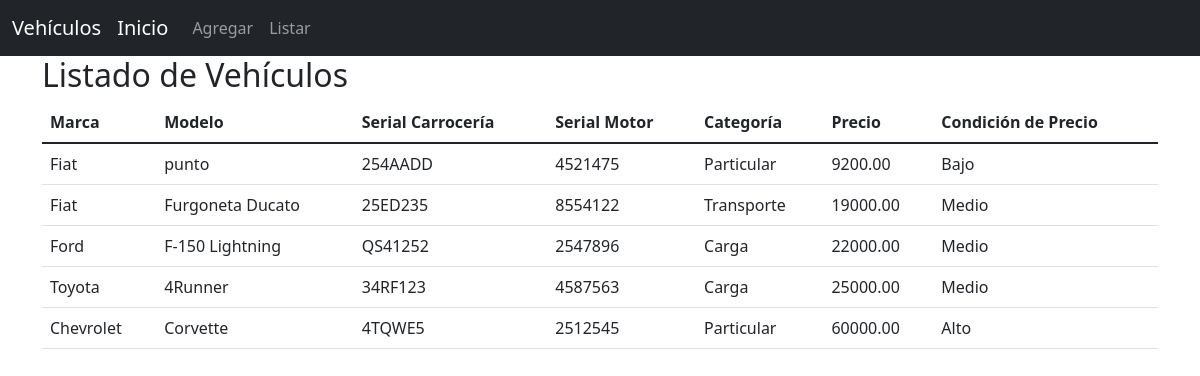
The app's page /vehiculo/vehiculo/listar/ (signed in) with its own data.
### vehiculo/models.py (models this page shows, shortened)
class Vehiculo(models.Model):
    MARCAS = [
        ('Fiat', 'Fiat'),
        ('Chevrolet', 'Chevrolet'),
        ('Ford', 'Ford'),
        ('Toyota', 'Toyota')
    ]
    CATEGORIAS = [
        ('Particular', 'Particular'),
        ('Transporte', 'Transporte'),
        ('Carga', 'Carga'),
    ]
    marca = models.CharField(max_length=20, choices=MARCAS, default='Ford')
    modelo = models.CharField(max_length=100)
    serial_carroceria = models.CharField(max_length=50)
    serial_motor = models.CharField(max_length=50)
    categoria = models.CharField(max_length=20, choices=CATEGORIAS, default='Particular')
    precio = models.DecimalField(max_digits=10, decimal_places=2)
    fecha_creacion = models.DateTimeField(auto_now_add=True)
    fecha_modificacion = models.DateTimeField(auto_now=True)
    class Meta:
        permissions = [
            ('visualizar_catalogo', 'Puede visualizar Catálogo de Vehículos'),
            ('agregar_vehiculo', 'Puede agregar Vehículos'),
        ]

### vehiculo/views.py (the view)
# urls.py: path('vehiculo/listar/', listar_vehiculos, name='listar'),
@login_required  # usuarios autenticados puedan acceder
def listar_vehiculos(request):
    vehiculos = Vehiculo.objects.all()  # Obtiene todos los vehículos
    precios = []
    for vehiculo in vehiculos:
        if vehiculo.precio < 10000:
            precios.append((vehiculo, 'Bajo'))
        elif 10000 <= vehiculo.precio <= 30000:
            precios.append((vehiculo, 'Medio'))
        else:
            precios.append((vehiculo, 'Alto'))
    return render(request, 'vehiculo/listar.html', {'precios': precios})

### vehiculo/templates/vehiculo/listar.html
{% extends 'base.html' %}
{% block content %}
    <h2>Listado de Vehículos</h2>
    <table class="table">
        <thead>
            <tr>
                <th>Marca</th>
                <th>Modelo</th>
                <th>Serial Carrocería</th>
                <th>Serial Motor</th>
                <th>Categoría</th>
                <th>Precio</th>
                <th>Condición de Precio</th>
            </tr>
        </thead>
        <tbody>
            {% for vehiculo, condicion in precios %}
                <tr>
                    <td>{{ vehiculo.marca }}</td>
                    <td>{{ vehiculo.modelo }}</td>
                    <td>{{ vehiculo.serial_carroceria }}</td>
                    <td>{{ vehiculo.serial_motor }}</td>
                    <td>{{ vehiculo.categoria }}</td>
                    <td>{{ vehiculo.precio }}</td>
                    <td>{{ condicion }}</td>
                </tr>
            {% empty %}
                <tr>
                    <td colspan="7">No hay vehículos disponibles.</td>
                </tr>
            {% endfor %}
        </tbody>
    </table>
{% endblock %}

### vehiculo/templates/base.html (shortened to what this page needs)
<!DOCTYPE html>
<html lang="es">
<head>
    <link href="https://cdn.jsdelivr.net/npm/bootstrap@5.1.1/dist/css/bootstrap.min.css" rel="stylesheet">
</head>
<body>
    <nav class="navbar navbar-expand-lg navbar-dark bg-dark">
        <div class="container-fluid">
            <a class="navbar-brand" href="{% url 'index' %}">Vehículos</a>
            <a class="navbar-brand" href="{% url 'index' %}">Inicio</a>
            <div class="collapse navbar-collapse" id="navbarNav">
                <ul class="navbar-nav">
                    <li class="nav-item">
                        <a class="nav-link" href="{% url 'vehiculo_add' %}">Agregar</a>
                    </li>
                    <li class="nav-item">
                        <a class="nav-link" href="{% url 'listar' %}">Listar</a>
                    </li>
                </ul>
            </div>
        </div>
    </nav>
    <div class="container">
        {% block content %}
        {% endblock %}
    </div>
</body>
</html>

### records on screen
Vehiculo: marca "Fiat", modelo "punto", serial_carroceria "254AADD", serial_motor "4521475", categoria "Particular", precio "9200.00", condicion "Bajo"
Vehiculo: marca "Fiat", modelo "Furgoneta Ducato", serial_carroceria "25ED235", serial_motor "8554122", categoria "Transporte", precio "19000.00", condicion "Medio"
Vehiculo: marca "Ford", modelo "F-150 Lightning", serial_carroceria "QS41252", serial_motor "2547896", categoria "Carga", precio "22000.00", condicion "Medio"
Vehiculo: marca "Toyota", modelo "4Runner", serial_carroceria "34RF123", serial_motor "4587563", categoria "Carga", precio "25000.00", condicion "Medio"
Vehiculo: marca "Chevrolet", modelo "Corvette", serial_carroceria "4TQWE5", serial_motor "2512545", categoria "Particular", precio "60000.00", condicion "Alto"
